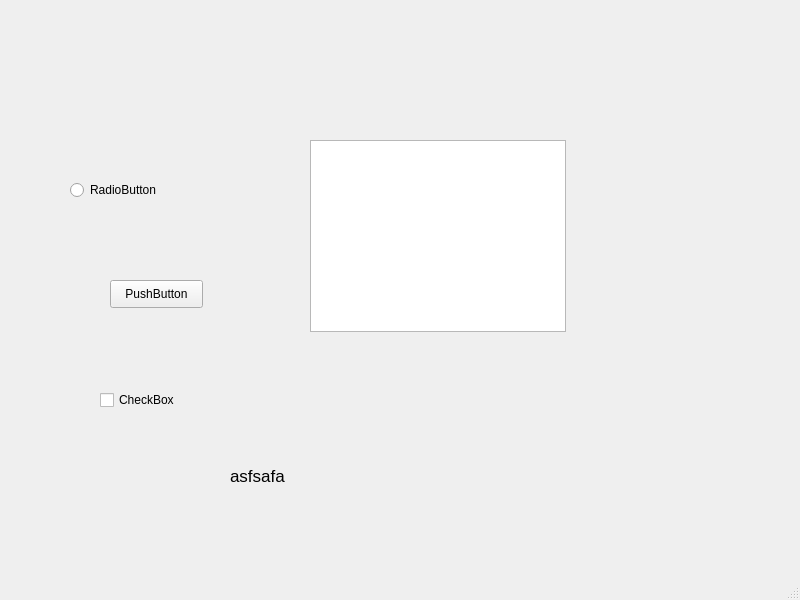
<?xml version="1.0" encoding="UTF-8"?>
<ui version="4.0">
 <class>MainWindow</class>
 <widget class="QMainWindow" name="MainWindow">
  <property name="geometry">
   <rect>
    <x>0</x>
    <y>0</y>
    <width>800</width>
    <height>600</height>
   </rect>
  </property>
  <property name="windowTitle">
   <string>MainWindow</string>
  </property>
  <widget class="QWidget" name="centralwidget">
   <widget class="QRadioButton" name="radioButton">
    <property name="geometry">
     <rect>
      <x>70</x>
      <y>180</y>
      <width>95</width>
      <height>20</height>
     </rect>
    </property>
    <property name="text">
     <string>RadioButton</string>
    </property>
   </widget>
   <widget class="QCheckBox" name="checkBox">
    <property name="geometry">
     <rect>
      <x>100</x>
      <y>390</y>
      <width>81</width>
      <height>20</height>
     </rect>
    </property>
    <property name="text">
     <string>CheckBox</string>
    </property>
   </widget>
   <widget class="QListView" name="listView">
    <property name="geometry">
     <rect>
      <x>310</x>
      <y>140</y>
      <width>256</width>
      <height>192</height>
     </rect>
    </property>
   </widget>
   <widget class="QPushButton" name="bSelecciona">
    <property name="geometry">
     <rect>
      <x>110</x>
      <y>280</y>
      <width>93</width>
      <height>28</height>
     </rect>
    </property>
    <property name="text">
     <string>PushButton</string>
    </property>
   </widget>
   <widget class="QLabel" name="l_label">
    <property name="geometry">
     <rect>
      <x>230</x>
      <y>450</y>
      <width>171</width>
      <height>51</height>
     </rect>
    </property>
    <property name="font">
     <font>
      <pointsize>13</pointsize>
     </font>
    </property>
    <property name="text">
     <string>asfsafa</string>
    </property>
   </widget>
  </widget>
  <widget class="QMenuBar" name="menubar">
   <property name="geometry">
    <rect>
     <x>0</x>
     <y>0</y>
     <width>800</width>
     <height>26</height>
    </rect>
   </property>
  </widget>
  <widget class="QStatusBar" name="statusbar"/>
 </widget>
 <resources/>
 <connections/>
</ui>
